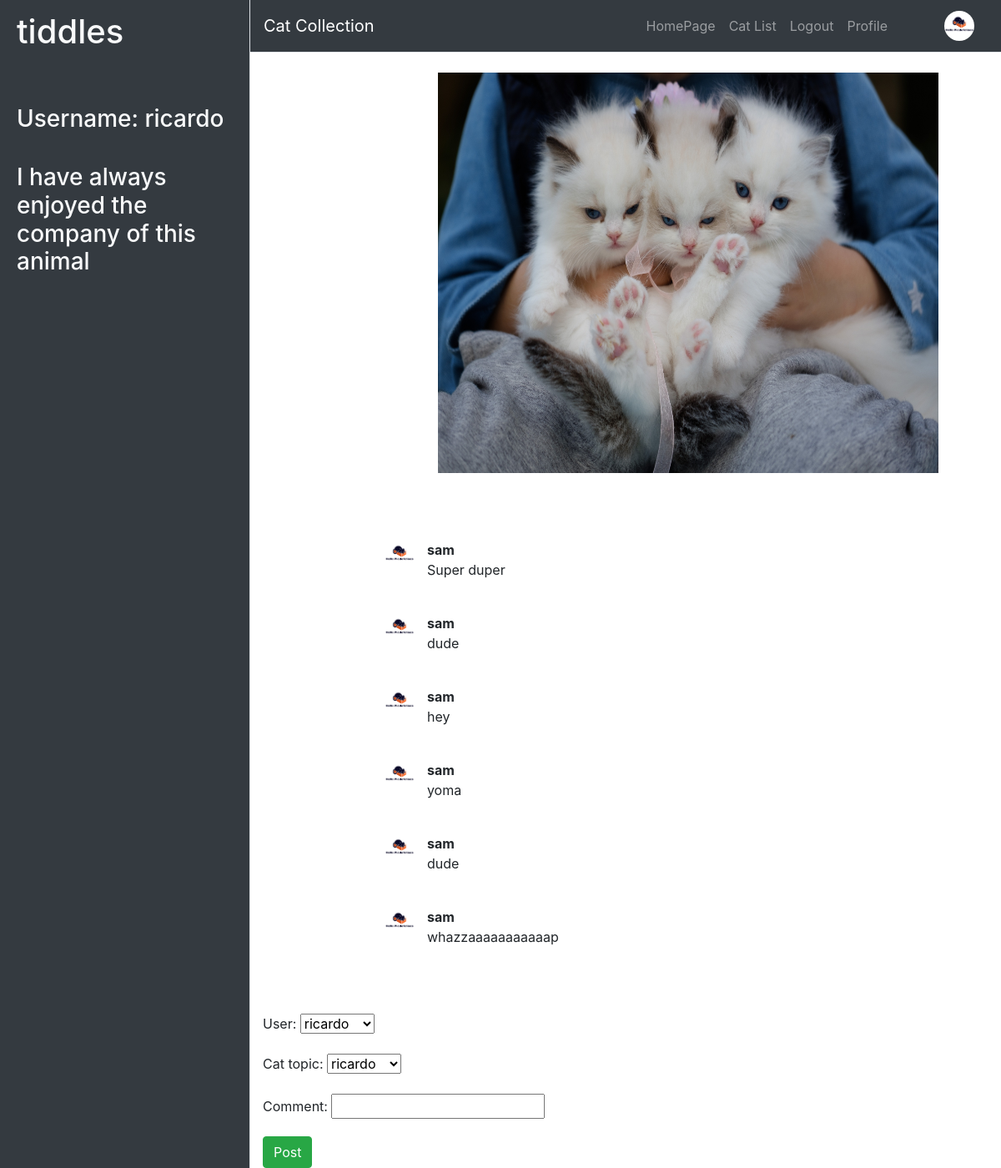
The page /cat_app/cat_topic/1/ (signed in) on the database its author committed.
### cat_app/models.py (models this page shows, shortened)
class Cat_Topic(models.Model):
	owner = models.ForeignKey(UserProfileInfo, on_delete=models.CASCADE, blank=True, null=True)
	cat_name = models.CharField(max_length=20)
	cat_picture = models.ImageField(upload_to='cat_images', blank=True, null=True)
	story = models.CharField(max_length=140)
	def __str__(self):
		return self.owner.user.username

class UserProfileInfo(models.Model):
	user = models.OneToOneField(User, related_name='userprofileinfos', on_delete=models.CASCADE, blank=True, null=True, default=1)
	picture = models.ImageField(upload_to='images', blank=True, null=True)

class Cat_Topic_Comment(models.Model):
	user = models.ForeignKey(User, on_delete=models.CASCADE, blank=True, null=True)
	cat_topic = models.ForeignKey(Cat_Topic, related_name="comments", on_delete=models.CASCADE, blank=True, null=True)
	comment = models.CharField(max_length=140)

### cat_app/views.py (the view, shortened to what this page needs)
# urls.py: url(r'^cat_topic/(?P<pk>\d+)/$', views.CatDetailView.as_view(), name='cat_detail'),
class CatDetailView(FormMixin, DetailView):
	model = models.Cat_Topic
	template_name = 'cat_app/cat_detail.html'
	form_class = forms.CatCommentForm
	def get_context_data(self, **kwargs):
		context = super(CatDetailView, self).get_context_data(**kwargs)
		form = self.get_form()
		context['cat_detail'] = self.get_object()
		cat_topic = self.get_object()
		profiles = models.UserProfileInfo.objects.all()
		user = self.request.user
		if user.is_authenticated:
			form.initial['user'] = user.id
			form.initial['cat_topic'] = cat_topic.id
			context['form'] = form
			for profile in profiles:
				if user.id == profile.user.id:
					context['profile_detail'] = profile
		return context

### cat_app/forms.py
class CatCommentForm(forms.Form):
	user = forms.ModelChoiceField(queryset=User.objects.all())
	cat_topic = forms.ModelChoiceField(queryset=Cat_Topic.objects.all())
	comment = forms.CharField()
	class Meta:
		fields = ("user", "cat_topic", "comment")
		model = Cat_Topic_Comment

### templates/cat_app/cat_detail.html (shortened to what this page needs)
{% extends "cat_app/base_sidebar.html" %}
{% load static %}
{% block templatecss %}<link href="{% static 'css/cat_topic.css' %}" rel="stylesheet" />{% endblock %}
{% block imagenav %}<img class="imageframe" src="../../../media/{{ profile_detail.picture }}" alt="{{ profile_detail.picture }}">{% endblock %}
{% block profile_nav %}
  <li class="nav-item">
    <a class="nav-link" href="{% url 'cat_app:profile_detail' pk=profile_detail.pk %}">Profile</a>
  </li>
{% endblock %}
{% block sidebar %}
    <div class="text-light bg-dark border-right" id="sidebar-wrapper">
        <div class="sidebar-heading">
            <h1 class="small-font">{{ cat_detail.cat_name }}<h1>
            <br>
            <h3 class="small-font">Username: {{ cat_detail.owner.user.username}}</h3>
            <br>
            <h3 class="small-font">{{ cat_detail.story }}</h3>
        </div>
    </div>
{% endblock %}
{% block content %}
    <br>
    <img class="center" src="../../../media/{{ cat_detail.cat_picture }}"/>
    <div class="cat-comment-container">
      <ul class="cat-comment-list">
        {% for comment in cat_detail.comments.all %}
        <li class="cat-comment-list-item">
          <div class="row">
            <div class="col-2" >
              <img class="comment-image" src="../../../media/{{ profile_detail.picture }}"  alt="empty">
            </div>
            <div class="col-10">
              <div class="row">
                <div class="col">
                  <b>{{ comment.user.username }}</b>
                </div>
                <div class="col">
                  <p>{{ comment.comment }}</p>
                </div>
              </div>
            </div>
          </div>
          <br>
        </li>
        {% endfor %}
      </ul>
    </div>
    <br>
    <form method="POST">
        {{ form.as_p }}
        <button type="submit" class="btn btn-success btn-btn">Post</button>
    </form>
{% endblock %}

### static/css/simple-sidebar.css (style rules this page uses)
body { overflow-x: hidden; }
#sidebar-wrapper { min-height: 100vh; margin-left: -15rem; -webkit-transition: margin .25s ease-out; -moz-transition: margin .25s ease-out; -o-transition: margin .25s ease-out; transition: margin .25s ease-out; }
#sidebar-wrapper .sidebar-heading { padding: 0.875rem 1.25rem; font-size: 1.2rem; }
@media (min-width: 400px) { #sidebar-wrapper { margin-left: 0; } }

### static/css/cat_topic.css (style rules this page uses)
.imageframe { height: 3vw; width: 3vw; border-radius: 50%; margin-left: 5vw; }
.comment-image { height: 3vw; width: 3vw; border-radius: 50%; float: right; }
.center { margin-left: 17.5vw; height: 60vh; width: 50vw; }
#sidebar-wrapper { max-width: 25vw; }
.cat-comment-container { margin-left: 5vw; margin-top: 10vh; width: 85%; }
.cat-comment-list { list-style: none; width: 80%; }
.col-2 { padding: 0px; }

### rows shown on the page
Cat_Topic: cat_name "tiddles", owner.user.username "ricardo", story "I have always enjoyed the company of this animal", cat_picture (picture)
UserProfileInfo: picture (picture), user "ricardo"
Cat_Topic_Comment: picture (picture), user.username "sam", comment "Super duper"
Cat_Topic_Comment: picture (picture), user.username "sam", comment "dude"
Cat_Topic_Comment: picture (picture), user.username "sam", comment "hey"
Cat_Topic_Comment: picture (picture), user.username "sam", comment "yoma"
Cat_Topic_Comment: picture (picture), user.username "sam", comment "dude"
Cat_Topic_Comment: picture (picture), user.username "sam", comment "whazzaaaaaaaaaaap"
